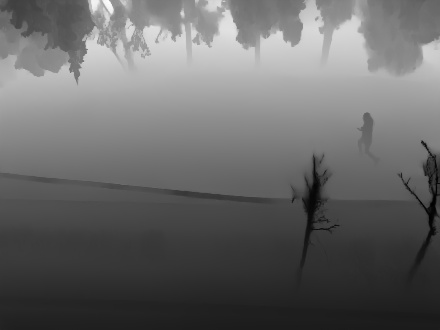
#> input picture dataset_generation/00000044.jpg, 440 x 330 px, found by its file name
$ python inv.py
#> lines starting #> are read from the running program, lines starting #| are printed output that depends on the picture
import cv2

# Load the image using OpenCV
image1 = cv2.imread('00000044.jpg', cv2.IMREAD_GRAYSCALE)
#> image1 is the input picture: shape (330, 440); min 0, max 254, mean 104.3
# image2 = cv2.imread('mask1.png', cv2.IMREAD_GRAYSCALE)
# image3 = cv2.imread('test_image_1.png', cv2.IMREAD_GRAYSCALE)
# image4 = cv2.imread('test_mask_1.png', cv2.IMREAD_GRAYSCALE)

# Invert the colors of the image
inv_image1 = 255 - image1
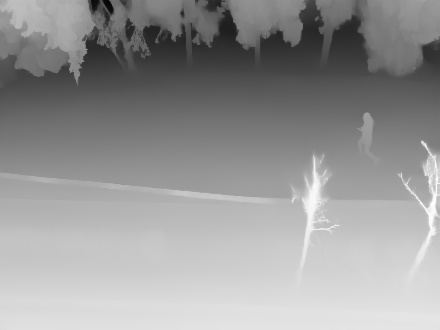
#> inv_image1: shape (330, 440); min 1, max 255, mean 150.7
# inv_image2 = 255 - image2
# inv_image3 = 255 - image3
# inv_image4 = 255 - image4

# Save the inverted image
cv2.imwrite("dddddd-Fill_1.png", inv_image1)
# cv2.imwrite("inverted_mask1.png", inv_image2)
# cv2.imwrite("inverted_test_image_1.png", inv_image3)
# cv2.imwrite("inverted_test_mask_1.png", inv_image4)
